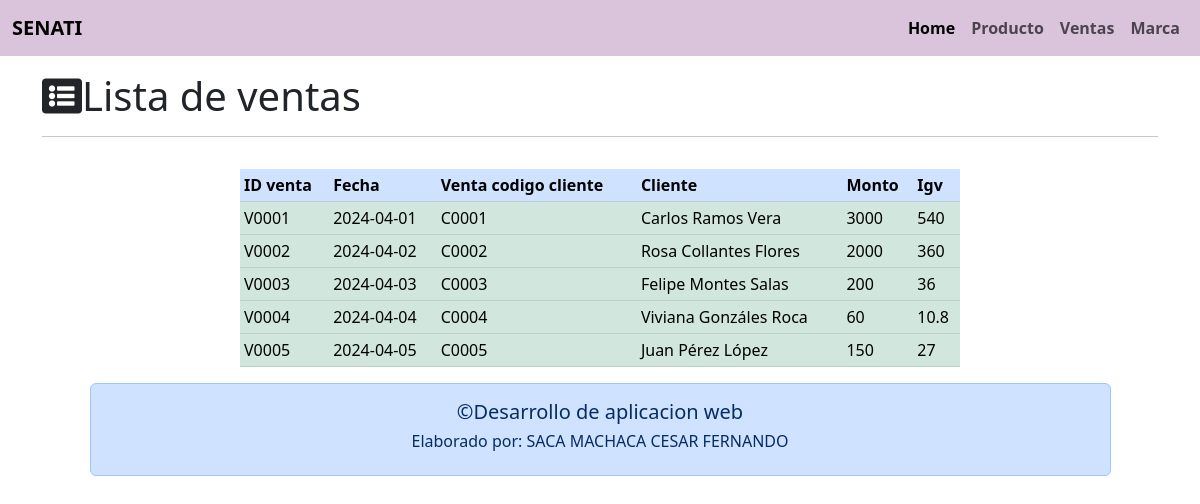
/paginas/vista/listar_venta.php, run on the app's committed database.
### tables this page shows
create table tb_venta (
codigo_venta char(5) not null primary key,
fecha date,
venta_codigo_cliente char(5),
monto float,
igv float,
foreign key (venta_codigo_cliente) references tb_cliente (codigo_cliente)
);

### paginas/modelo/crudventa.php (called while the page is built, shortened)
<?php
class CrudVenta extends Conexion{
    public function ListarVenta(){
        $cn = $this->Conectar();
        $sql = "call sp_ListarVentas()";
        $snt = $cn->prepare($sql);
        $snt->execute();
        $arr_ven = $snt->fetchAll(PDO::FETCH_OBJ);
        return $arr_ven;
    }
}

### paginas/vista/listar_venta.php (the view, shortened to what this page needs)
<!DOCTYPE html>
<html lang="en">
<?php
$ruta = '../..';
include ("../includes/cabecera.php");
?>
<body>
    <?php
    include ("../includes/menu.php");
    $crudventa= new CrudVenta();
    $rs_vent = $crudventa->ListarVenta();
    ?>
    <div class="container mt-3">
        <header>
            <h1><i class="fas fa-list-alt"></i>Lista de ventas</h1>
        </header>
        <hr>
        <section>
            <article>
                <div class="container">
                    <div class="row">
                        <div class="col-lg-12 mx-auto">
                            <div class="row justify-content-center mt-3">
                                <div class="col-md-8">
                                    <table class="table table-hover table-sm table-success">
                                        <tr class="table-primary">
                                            <th>ID venta</th>
                                            <th>Fecha</th>
                                            <th>Venta codigo cliente</th>
                                            <th>Cliente</th>
                                            <th>Monto</th>
                                            <th>Igv</th>
                                        </tr>
                                        <?php
                                        foreach ($rs_vent as $key) { ?>
                                            <tr>
                                                <td><?php echo $key->codigo_venta; ?></td>
                                                <td><?php echo $key->fecha ?></td>
                                                <td><?php echo $key->venta_codigo_cliente ?></td>
                                                <td><?php echo $key->cliente ?></td>
                                                <td><?php echo $key->monto ?></td>
                                                <td><?php echo $key->igv ?></td>
                                            </tr>
                                        <?php } ?>
                                    </table>
                                </div>
                            </div>
                        </div>
                    </div>
                </div>
            </article>
        </section>
    </div>
    <?php
    require_once("../includes/pie.php");
    ?>
</body>
</html>

### paginas/includes/cabecera.php (shortened to what this page needs)
<head>
    <link rel="stylesheet" type="text/css" href="<?= $ruta ?>/css/bootstrap/css/bootstrap.css" />
    <link rel="stylesheet" type="text/css" href="<?= $ruta ?>/css/fontawesome/css/all.css" />
</head>

### paginas/includes/menu.php (shortened to what this page needs)
<nav class="navbar navbar-expand-lg navbar-light " style="background-color: #DAC4DB;">
    <div class="container-fluid">
        <a class="navbar-brand" href="#" style="font-weight: 600;">SENATI</a>
        <div class="collapse navbar-collapse" id="navbarNav">
            <ul class="navbar-nav ms-auto">
                <li class="nav-item">
                    <a class="nav-link active" aria-current="page" href="<?=$ruta?>/" style="font-weight: 600;">Home</a>
                </li>
                <li class="nav-item">
                    <a class="nav-link" href="<?=$ruta?>/producto" style="font-weight: 600;">Producto</a>
                </li>
                <li class="nav-item">
                    <a class="nav-link" href="<?=$ruta?>/venta" style="font-weight: 600;">Ventas</a>
                </li>
                <li class="nav-item">
                    <a class="nav-link" href="<?=$ruta?>/marca" style="font-weight: 600;">Marca</a>
                </li>
            </ul>
        </div>
    </div>
</nav>

### paginas/includes/pie.php
<div class="container">
    <div class="row">
        <div class="col-lg-11 mx-auto">
            <footer>
                <div class="alert alert-primary" role="alert">
                    <h5 style="text-align: center;">©Desarrollo de aplicacion web</h5>
                    <h6 style="text-align: center;">Elaborado por: SACA MACHACA CESAR FERNANDO</h6>
                </div>
            </footer>
        </div>
    </div>
</div>

### data on the page
tb_venta: codigo_venta "V0001", fecha "2024-04-01", venta_codigo_cliente "C0001", cliente "Carlos Ramos Vera", monto "3000", igv "540"
tb_venta: codigo_venta "V0002", fecha "2024-04-02", venta_codigo_cliente "C0002", cliente "Rosa Collantes Flores", monto "2000", igv "360"
tb_venta: codigo_venta "V0003", fecha "2024-04-03", venta_codigo_cliente "C0003", cliente "Felipe Montes Salas", monto "200", igv "36"
tb_venta: codigo_venta "V0004", fecha "2024-04-04", venta_codigo_cliente "C0004", cliente "Viviana Gonzáles Roca", monto "60", igv "10.8"
tb_venta: codigo_venta "V0005", fecha "2024-04-05", venta_codigo_cliente "C0005", cliente "Juan Pérez López", monto "150", igv "27"
